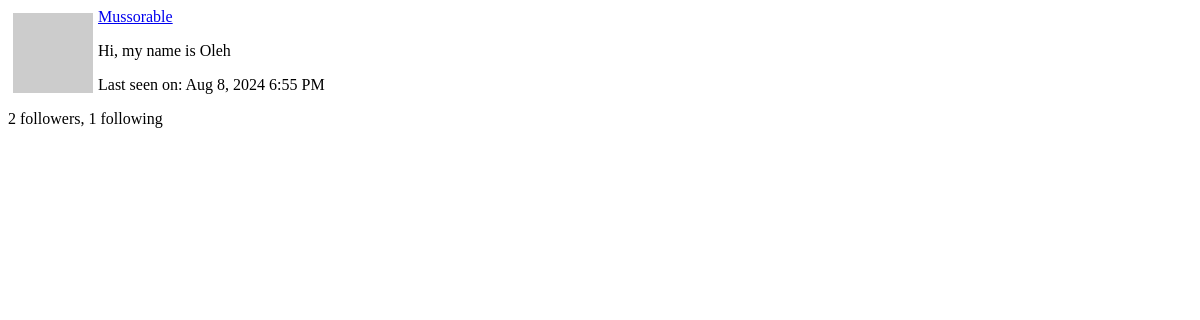
The page /user/Mussorable/popup (signed in) on the database as committed earlier.
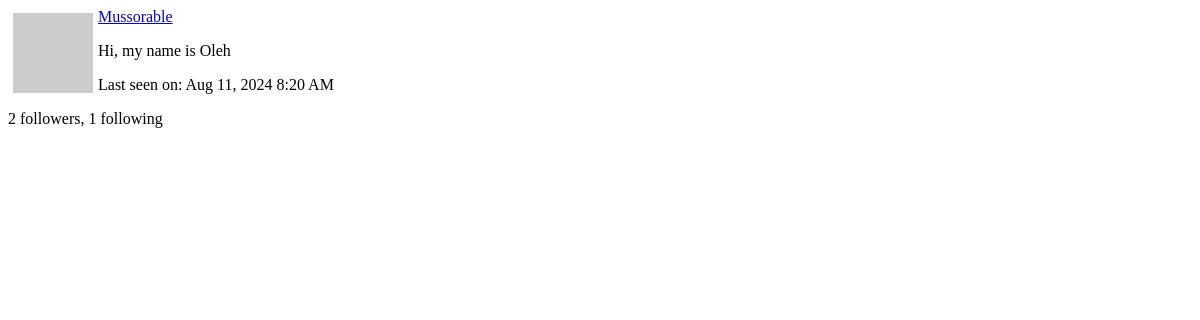
The same page on the database as committed later.
### app/models.py (models this page shows, shortened)
class User(UserMixin, db.Model):
    id: so.Mapped[int] = so.mapped_column(primary_key=True)
    username: so.Mapped[str] = so.mapped_column(sa.String(64), index=True,
                                                unique=True)
    email: so.Mapped[str] = so.mapped_column(sa.String(120), index=True,
                                             unique=True)
    password_hash: so.Mapped[Optional[str]] = so.mapped_column(sa.String(256))
    about_me: so.Mapped[Optional[str]] = so.mapped_column(sa.String(140))
    last_seen: so.Mapped[Optional[datetime]] = so.mapped_column(
        default=lambda: datetime.now(timezone.utc))
    posts: so.WriteOnlyMapped['Post'] = so.relationship(
        back_populates='author')
    following: so.WriteOnlyMapped['User'] = so.relationship(
        secondary=followers, primaryjoin=(followers.c.follower_id == id),
        secondaryjoin=(followers.c.followed_id == id),
        back_populates='followers')
    followers: so.WriteOnlyMapped['User'] = so.relationship(
        secondary=followers, primaryjoin=(followers.c.followed_id == id),
        secondaryjoin=(followers.c.follower_id == id),
        back_populates='following')
    def avatar(self, size):
        digest = md5(self.email.lower().encode('utf-8')).hexdigest()
        return f'https://www.gravatar.com/avatar/{digest}?d=identicon&s={size}'
    def followers_count(self):
        query = sa.select(sa.func.count()).select_from(
            self.followers.select().subquery())
        return db.session.scalar(query)
    def following_count(self):
        query = sa.select(sa.func.count()).select_from(
            self.following.select().subquery())
        return db.session.scalar(query)

### app/main/routes.py (the view)
@bp.route('/user/<username>/popup')
@login_required
def user_popup(username):
    user = db.first_or_404(sa.select(User).where(User.username == username))
    form = EmptyForm()
    return render_template('user_popup.html', user=user, form=form)

### app/__init__.py (called while the page is built)
def get_locale():
    return request.accept_languages.best_match(current_app.config['LANGUAGES'])

### app/main/routes.py (called while the page is built)
@bp.before_app_request
def before_request():
    if current_user.is_authenticated:
        current_user.last_seen = datetime.now(timezone.utc)
        db.session.commit()
    g.locale = str(get_locale())

### app/models.py (called while the page is built)
@login.user_loader
def load_user(id):
    return db.session.get(User, int(id))

### app/templates/user_popup.html (shortened to what this page needs)
<div>
  <img src="{{ user.avatar(64) }}" style="margin: 5px; float: left">
  <p><a href="{{ url_for('main.user', username=user.username) }}">{{ user.username }}</a></p>
  {% if user.about_me %}<p>{{ user.about_me }}</p>{% endif %}
  {% if user.last_seen %}
  <p>{{ _('Last seen on') }}: {{ moment(user.last_seen).format('lll') }}</p>
  {% endif %}
  <p>{{ _('%(count)d followers', count=user.followers_count()) }}, {{ _('%(count)d following', count=user.following_count()) }}</p>
</div>

Rows that differ between the two databases and show on the page:
changed User "Mussorable": last_seen "Aug 8, 2024 6:55 PM" → "Aug 11, 2024 8:20 AM"
